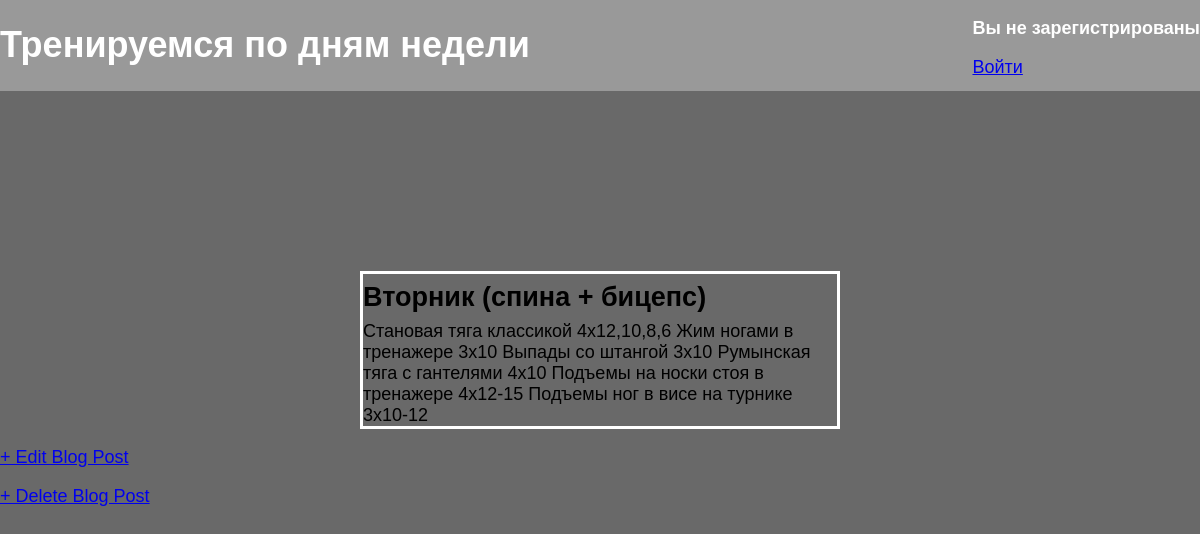
Screenshot of /post/7/ with the database file from the repository.
### blog/models.py (models this page shows, shortened)
class Post(models.Model):
    title = models.CharField(max_length=200)
    date = datetime.datetime.today().weekday()
    author = models.ForeignKey(
        'auth.User',
        on_delete=models.CASCADE,
    )
    body = models.TextField()

### blog/views.py (the view)
# urls.py: path('post/<int:pk>/', BlogDetailView.as_view(), name='post_detail'),
class BlogDetailView(DetailView):
    model = Post
    template_name = 'blog/post_detail.html'

### blog/templates/blog/post_detail.html
{% extends 'blog/base.html' %}
{% block content %}
  <div class="post-entry">
    <h2>{{ post.title }}</h2>
    <p>{{ post.body }}</p>
  </div>
  <p><a href="{% url 'post_edit' post.pk %}">+ Edit Blog Post</a></p>
  <p><a href="{% url 'post_delete' post.pk %}">+ Delete Blog Post</a></p>
{% endblock content %}

### blog/static/css/style.css (style rules this page uses)
body { font-family: 'Source Sans Pro', sans-serif; font-size: 18px; background-color: dimgray; margin: 0; }
.post-entry { margin:15% 30% 0 30%; border-style: solid; border-color: #ffffff; }
.post-entry h2 { margin: 0.5rem 0; }
.post-entry p { margin: 0; font-weight: 400; }

### rows the page displays
Post: title "Вторник (спина + бицепс)", body "Становая тяга классикой 4х12,10,8,6 Жим ногами в тренажере 3х10 Выпады со штангой 3х10 Румынская тяга с гантелями 4х10 Подъемы на носки стоя в тренажере 4х12-15 Подъемы ног в висе на турнике 3х10-12"
